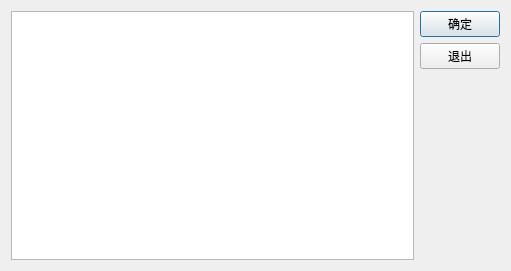
<?xml version="1.0" encoding="UTF-8"?>
<ui version="4.0">
 <class>CommentsDialog</class>
 <widget class="QDialog" name="CommentsDialog">
  <property name="geometry">
   <rect>
    <x>0</x>
    <y>0</y>
    <width>511</width>
    <height>271</height>
   </rect>
  </property>
  <property name="windowTitle">
   <string>备注文本</string>
  </property>
  <layout class="QHBoxLayout" name="horizontalLayout">
   <item>
    <widget class="QTextEdit" name="textComments"/>
   </item>
   <item>
    <layout class="QVBoxLayout" name="verticalLayout">
     <item>
      <widget class="QPushButton" name="btnOk">
       <property name="text">
        <string>确定</string>
       </property>
      </widget>
     </item>
     <item>
      <widget class="QPushButton" name="btnExit">
       <property name="text">
        <string>退出</string>
       </property>
      </widget>
     </item>
     <item>
      <spacer name="verticalSpacer">
       <property name="orientation">
        <enum>Qt::Vertical</enum>
       </property>
       <property name="sizeHint" stdset="0">
        <size>
         <width>20</width>
         <height>40</height>
        </size>
       </property>
      </spacer>
     </item>
    </layout>
   </item>
  </layout>
 </widget>
 <resources/>
 <connections/>
</ui>
